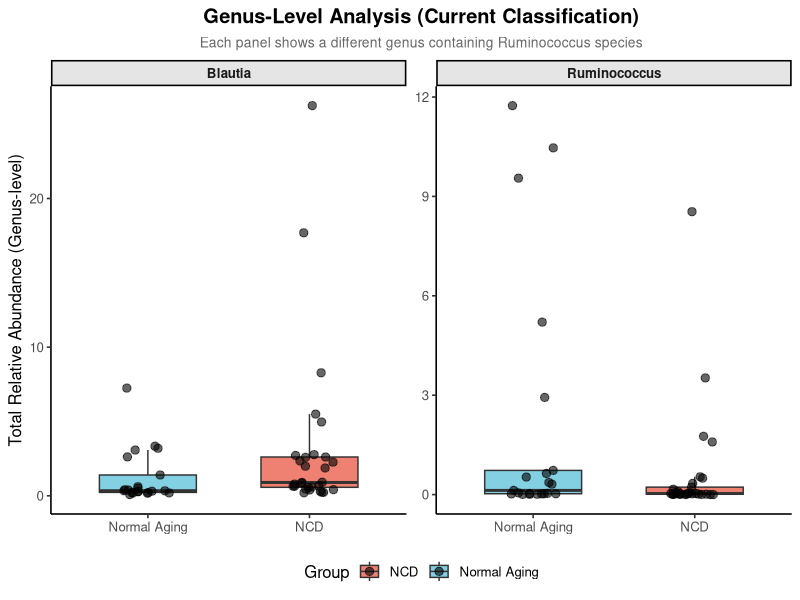
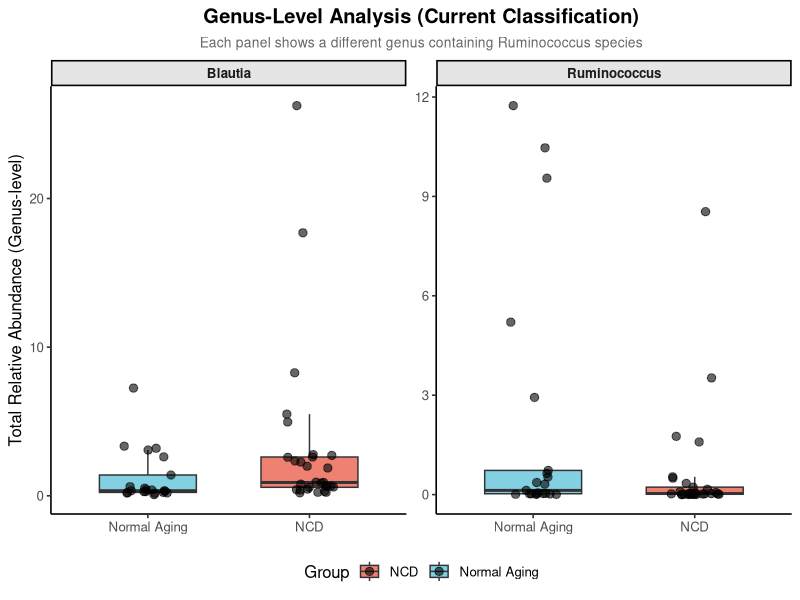
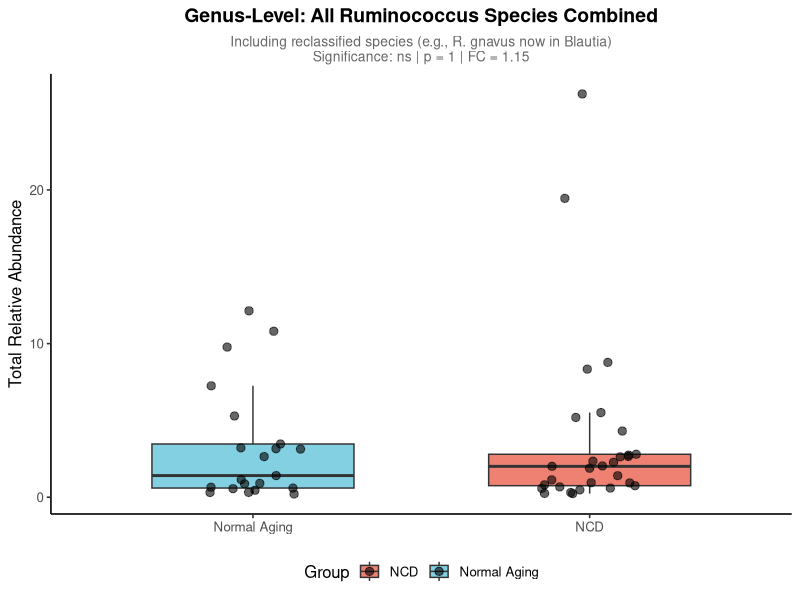
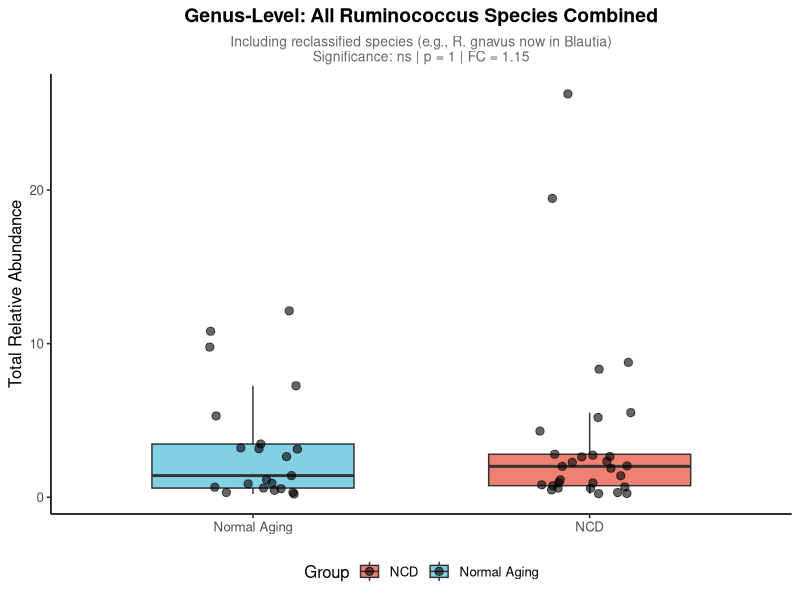
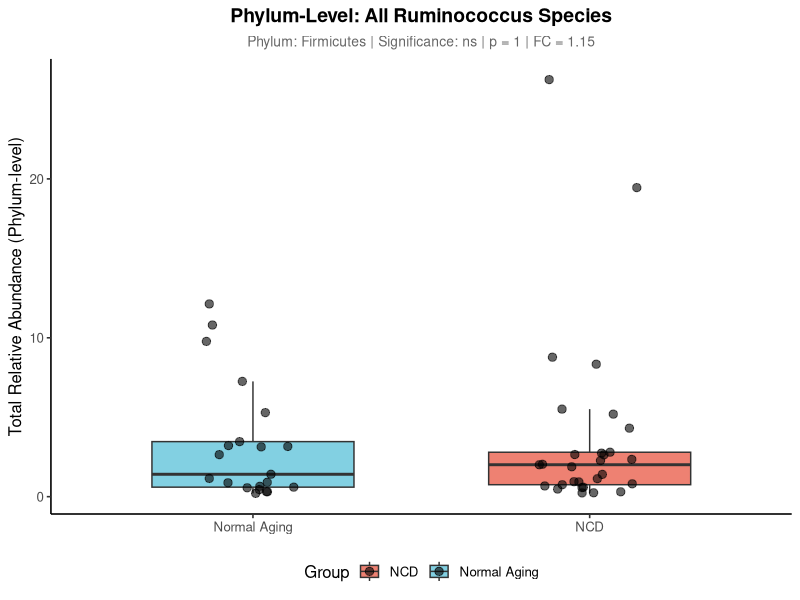
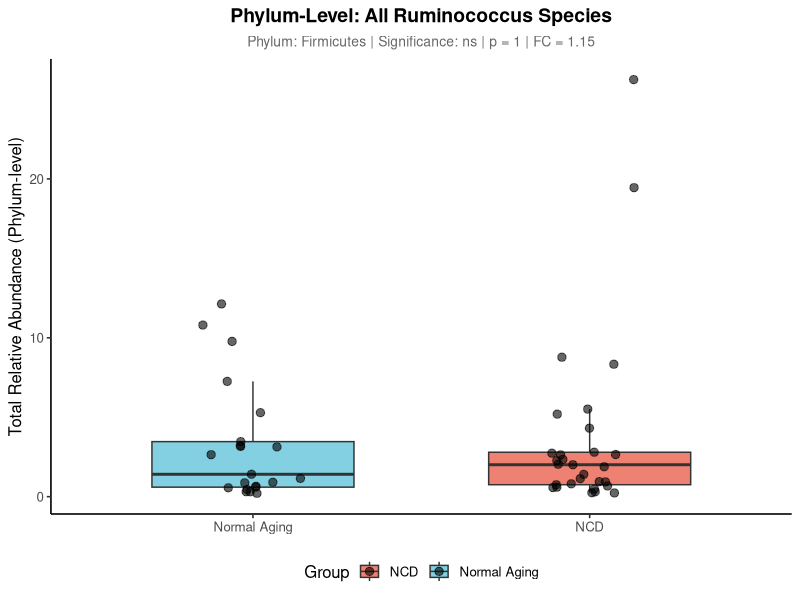
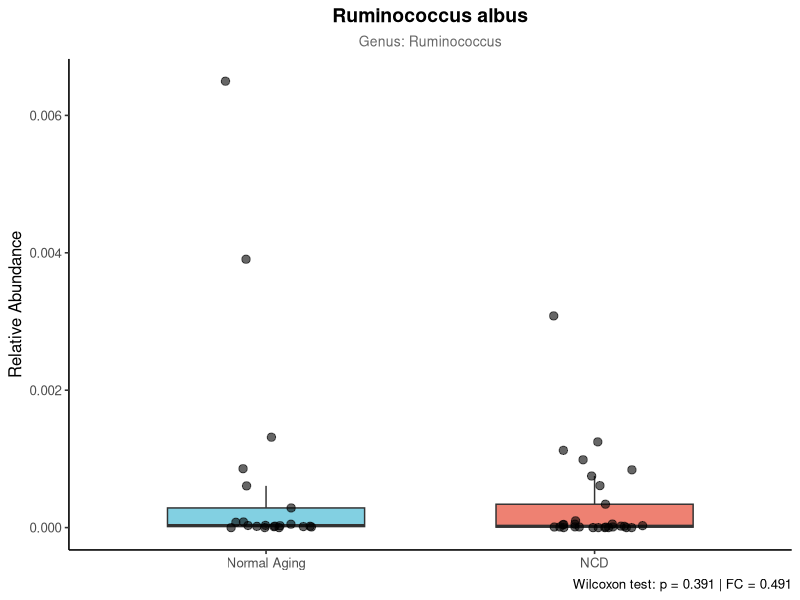
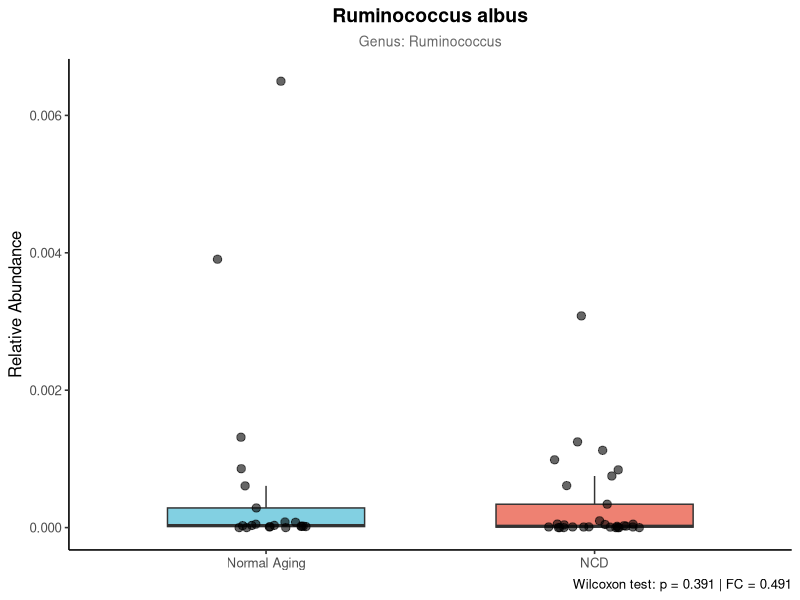

The R script that drew these images, in order: (Note: this script raises an error after producing the figures.)
## ---- chunk 1
# Ruminococcus Complete Multi-level Analysis
# 完整的门-属-种三级分析（包含重分类物种）
# Author: Analysis Script
# Date: 2025-10-21

# Load required libraries
library(readxl)
library(dplyr)
library(tidyr)
library(ggplot2)
library(ggpubr)
library(writexl)

# Set working directory
setwd("C:/Users/ASUS/Desktop/Gut")

# ============================================================================
# 1. Read and prepare data
# ============================================================================
cat("Reading microbiota data...\n")
microbiota_data <- read_excel("Gut microbiota.xlsx")

# Get sample names (exclude first column which contains taxonomy)
all_colnames <- colnames(microbiota_data)
sample_names <- all_colnames[-1]

# Create group labels
groups <- ifelse(grepl("Normal aging", sample_names), "Normal Aging", "NCD")

cat(paste("Total samples found:", length(sample_names), "\n"))
cat(paste("Normal Aging samples:", sum(groups == "Normal Aging"), "\n"))
cat(paste("NCD samples:", sum(groups == "NCD"), "\n"))

# ============================================================================
# 2. Extract Ruminococcus species (包含重新分类的物种)
# ============================================================================
cat("\nExtracting Ruminococcus data (including reclassified species)...\n")

taxa <- microbiota_data[[1]]

# 双重搜索：属级别 + 种级别
ruminococcus_idx <- unique(c(
  grep("g__Ruminococcus", taxa, ignore.case = TRUE),
  grep("s__Ruminococcus", taxa, ignore.case = TRUE)
))

if(length(ruminococcus_idx) == 0) {
  stop("No Ruminococcus species found in the data!")
}

cat(paste("Found", length(ruminococcus_idx), "Ruminococcus entries\n"))

# Extract data
ruminococcus_data <- microbiota_data[ruminococcus_idx, ]
ruminococcus_abundance <- ruminococcus_data[, -1]

# ============================================================================
# 3. Parse taxonomic information
# ============================================================================
cat("Parsing taxonomic information...\n")

parse_taxonomy <- function(tax_string) {
  parts <- strsplit(as.character(tax_string), "\\|")[[1]]
  
  phylum <- gsub("p__", "", parts[grep("p__", parts)])
  class <- gsub("c__", "", parts[grep("c__", parts)])
  order <- gsub("o__", "", parts[grep("o__", parts)])
  family <- gsub("f__", "", parts[grep("f__", parts)])
  genus <- gsub("g__", "", parts[grep("g__", parts)])
  species <- gsub("s__", "", parts[grep("s__", parts)])
  
  # 检测重新分类的物种
  reclassified <- FALSE
  original_genus <- "Ruminococcus"
  
  if(length(species) > 0 && length(genus) > 0) {
    if(grepl("Ruminococcus", species, ignore.case = TRUE) && 
       !grepl("Ruminococcus", genus, ignore.case = TRUE)) {
      reclassified <- TRUE
      species <- gsub(paste0(genus, "_"), "", species)
    } else {
      species <- gsub(paste0(genus, "_"), "", species)
    }
  }
  
  return(list(
    phylum = ifelse(length(phylum) > 0, phylum, "Unknown"),
    class = ifelse(length(class) > 0, class, "Unknown"),
    order = ifelse(length(order) > 0, order, "Unknown"),
    family = ifelse(length(family) > 0, family, "Unknown"),
    current_genus = ifelse(length(genus) > 0, genus, "Unknown"),
    species = ifelse(length(species) > 0, species, "Unknown"),
    reclassified = reclassified,
    original_genus = original_genus,
    full_name = tax_string
  ))
}

ruminococcus_taxa <- ruminococcus_data[[1]]
taxonomy_list <- lapply(ruminococcus_taxa, parse_taxonomy)

# ============================================================================
# 4. Prepare data for analysis
# ============================================================================
cat("Preparing data for statistical analysis...\n")

results_list <- list()

for(i in 1:nrow(ruminococcus_data)) {
  tax_info <- taxonomy_list[[i]]
  abundances <- as.numeric(ruminococcus_abundance[i, ])
  
  if(length(abundances) != length(sample_names)) {
    cat(paste("Warning: Row", i, "dimension mismatch\n"))
    next
  }
  
  # 创建显示名称
  display_name <- if(tax_info$reclassified) {
    paste0(tax_info$species, " [", tax_info$current_genus, "]")
  } else {
    tax_info$species
  }
  
  df <- data.frame(
    Sample = sample_names,
    Group = groups,
    Abundance = abundances,
    Phylum = tax_info$phylum,
    Class = tax_info$class,
    Order = tax_info$order,
    Family = tax_info$family,
    Current_genus = tax_info$current_genus,
    Original_genus = tax_info$original_genus,
    Species = tax_info$species,
    Display_name = display_name,
    Reclassified = tax_info$reclassified,
    Full_taxonomy = tax_info$full_name,
    stringsAsFactors = FALSE
  )
  
  results_list[[i]] <- df
}

all_data <- do.call(rbind, results_list)

cat(paste("\nTotal data rows:", nrow(all_data), "\n"))
cat(paste("Unique species:", length(unique(all_data$Species)), "\n"))
cat(paste("Reclassified species:", sum(unique(all_data$Reclassified)), "\n"))

# ============================================================================
# 5. Statistical test function
# ============================================================================

perform_stats <- function(data, group_var) {
  normal <- data$Abundance[data$Group == "Normal Aging"]
  ncd <- data$Abundance[data$Group == "NCD"]
  
  test_result <- wilcox.test(normal, ncd)
  
  stats <- data %>%
    group_by(Group) %>%
    summarise(
      Mean = mean(Abundance),
      SD = sd(Abundance),
      Median = median(Abundance),
      N = n(),
      .groups = 'drop'
    )
  
  mean_normal <- stats$Mean[stats$Group == "Normal Aging"]
  mean_ncd <- stats$Mean[stats$Group == "NCD"]
  fold_change <- if(mean_normal > 0) mean_ncd / mean_normal else NA
  log2_fc <- if(!is.na(fold_change)) log2(fold_change) else NA
  
  p_value <- test_result$p.value
  sig_label <- case_when(
    p_value < 0.001 ~ "***",
    p_value < 0.01 ~ "**",
    p_value < 0.05 ~ "*",
    TRUE ~ "ns"
  )
  
  return(list(
    stats = stats,
    p_value = p_value,
    sig_label = sig_label,
    fold_change = fold_change,
    log2_fold_change = log2_fc
  ))
}

# ============================================================================
# 6. SPECIES-LEVEL ANALYSIS (种级别分析)
# ============================================================================
cat("\n=== SPECIES-LEVEL ANALYSIS ===\n")

species_stats <- all_data %>%
  group_by(Phylum, Class, Order, Family, Current_genus, Original_genus,
           Species, Display_name, Reclassified, Full_taxonomy) %>%
  group_modify(~ {
    result <- perform_stats(.x, "Species")
    data.frame(
      Normal_Mean = result$stats$Mean[result$stats$Group == "Normal Aging"],
      Normal_SD = result$stats$SD[result$stats$Group == "Normal Aging"],
      Normal_Median = result$stats$Median[result$stats$Group == "Normal Aging"],
      NCD_Mean = result$stats$Mean[result$stats$Group == "NCD"],
      NCD_SD = result$stats$SD[result$stats$Group == "NCD"],
      NCD_Median = result$stats$Median[result$stats$Group == "NCD"],
      Fold_Change = result$fold_change,
      Log2_FC = result$log2_fold_change,
      P_value = result$p_value,
      Significance = result$sig_label
    )
  }) %>%
  arrange(P_value)

write.csv(species_stats, "Ruminococcus_SPECIES_statistics.csv", row.names = FALSE)

cat(paste("Significant species (p < 0.05):", sum(species_stats$P_value < 0.05), "\n"))

# ============================================================================
# 7. GENUS-LEVEL ANALYSIS (属级别分析 - 两种方式)
# ============================================================================
cat("\n=== GENUS-LEVEL ANALYSIS ===\n")

# 方式1: 按当前属分类（Current genus）
cat("7.1 Analysis by CURRENT genus classification...\n")
genus_current_data <- all_data %>%
  group_by(Sample, Group, Current_genus, Phylum) %>%
  summarise(Abundance = sum(Abundance), .groups = 'drop')

genus_current_stats <- genus_current_data %>%
  group_by(Current_genus, Phylum) %>%
  group_modify(~ {
    result <- perform_stats(.x, "Genus")
    data.frame(
      Normal_Mean = result$stats$Mean[result$stats$Group == "Normal Aging"],
      Normal_SD = result$stats$SD[result$stats$Group == "Normal Aging"],
      NCD_Mean = result$stats$Mean[result$stats$Group == "NCD"],
      NCD_SD = result$stats$SD[result$stats$Group == "NCD"],
      Fold_Change = result$fold_change,
      Log2_FC = result$log2_fold_change,
      P_value = result$p_value,
      Significance = result$sig_label
    )
  })

write.csv(genus_current_stats, "Ruminococcus_GENUS_current_statistics.csv", row.names = FALSE)

# 方式2: 按原始Ruminococcus概念汇总（所有相关物种）
cat("7.2 Analysis by ORIGINAL Ruminococcus concept (all species combined)...\n")
genus_original_data <- all_data %>%
  group_by(Sample, Group, Original_genus, Phylum) %>%
  summarise(Abundance = sum(Abundance), .groups = 'drop')

genus_original_stats <- genus_original_data %>%
  group_by(Original_genus, Phylum) %>%
  group_modify(~ {
    result <- perform_stats(.x, "Genus")
    data.frame(
      Normal_Mean = result$stats$Mean[result$stats$Group == "Normal Aging"],
      Normal_SD = result$stats$SD[result$stats$Group == "Normal Aging"],
      NCD_Mean = result$stats$Mean[result$stats$Group == "NCD"],
      NCD_SD = result$stats$SD[result$stats$Group == "NCD"],
      Fold_Change = result$fold_change,
      Log2_FC = result$log2_fold_change,
      P_value = result$p_value,
      Significance = result$sig_label
    )
  })

write.csv(genus_original_stats, "Ruminococcus_GENUS_original_statistics.csv", row.names = FALSE)

# 属级别可视化 - 当前分类
p_genus_current <- ggplot(genus_current_data, aes(x = Group, y = Abundance, fill = Group)) +
  geom_boxplot(alpha = 0.7, outlier.shape = NA, width = 0.6) +
  geom_jitter(width = 0.15, size = 2.5, alpha = 0.6) +
  facet_wrap(~ Current_genus, scales = "free_y") +
  scale_fill_manual(values = c("Normal Aging" = "#4DBBD5", "NCD" = "#E64B35")) +
  scale_x_discrete(limits = c("Normal Aging", "NCD")) +
  labs(
    title = "Genus-Level Analysis (Current Classification)",
    subtitle = "Each panel shows a different genus containing Ruminococcus species",
    x = NULL,
    y = "Total Relative Abundance (Genus-level)"
  ) +
  theme_classic(base_size = 12) +
  theme(
    plot.title = element_text(hjust = 0.5, face = "bold"),
    plot.subtitle = element_text(hjust = 0.5, size = 10, color = "gray40"),
    legend.position = "bottom",
    strip.background = element_rect(fill = "gray90"),
    strip.text = element_text(face = "bold")
  )

ggsave("Ruminococcus_GENUS_current_comparison.pdf", p_genus_current, 
       width = 10, height = 6, dpi = 300)
ggsave("Ruminococcus_GENUS_current_comparison.png", p_genus_current, 
       width = 10, height = 6, dpi = 300)

# 属级别可视化 - 原始概念（所有Ruminococcus汇总）
stats_genus_orig <- perform_stats(genus_original_data, "Genus")
y_max_g <- max(genus_original_data$Abundance) * 1.15
y_sig_g <- max(genus_original_data$Abundance) * 1.1

p_genus_original <- ggplot(genus_original_data, aes(x = Group, y = Abundance, fill = Group)) +
  geom_boxplot(alpha = 0.7, outlier.shape = NA, width = 0.6) +
  geom_jitter(width = 0.15, size = 2.5, alpha = 0.6) +
  scale_fill_manual(values = c("Normal Aging" = "#4DBBD5", "NCD" = "#E64B35")) +
  scale_x_discrete(limits = c("Normal Aging", "NCD")) +
  labs(
    title = "Genus-Level: All Ruminococcus Species Combined",
    subtitle = paste0("Including reclassified species (e.g., R. gnavus now in Blautia)\n",
                     "Significance: ", genus_original_stats$Significance,
                     " | p = ", format(genus_original_stats$P_value, digits = 3),
                     " | FC = ", format(genus_original_stats$Fold_Change, digits = 3)),
    x = NULL,
    y = "Total Relative Abundance"
  ) +
  theme_classic(base_size = 12) +
  theme(
    plot.title = element_text(hjust = 0.5, face = "bold", size = 14),
    plot.subtitle = element_text(hjust = 0.5, size = 10, color = "gray40"),
    legend.position = "bottom"
  )

if(stats_genus_orig$sig_label != "ns") {
  p_genus_original <- p_genus_original +
    geom_segment(aes(x = 1, xend = 2, y = y_sig_g, yend = y_sig_g), 
                 color = "black", linewidth = 0.5) +
    geom_segment(aes(x = 1, xend = 1, y = y_sig_g, yend = y_sig_g * 0.98), 
                 color = "black", linewidth = 0.5) +
    geom_segment(aes(x = 2, xend = 2, y = y_sig_g, yend = y_sig_g * 0.98), 
                 color = "black", linewidth = 0.5) +
    annotate("text", x = 1.5, y = y_max_g, label = stats_genus_orig$sig_label, 
             size = 8, fontface = "bold")
}

ggsave("Ruminococcus_GENUS_original_comparison.pdf", p_genus_original, 
       width = 8, height = 6, dpi = 300)
ggsave("Ruminococcus_GENUS_original_comparison.png", p_genus_original, 
       width = 8, height = 6, dpi = 300)

# ============================================================================
# 8. PHYLUM-LEVEL ANALYSIS (门级别分析)
# ============================================================================
cat("\n=== PHYLUM-LEVEL ANALYSIS ===\n")

phylum_data <- all_data %>%
  group_by(Sample, Group, Phylum) %>%
  summarise(Abundance = sum(Abundance), .groups = 'drop')

phylum_stats <- phylum_data %>%
  group_by(Phylum) %>%
  group_modify(~ {
    result <- perform_stats(.x, "Phylum")
    data.frame(
      Normal_Mean = result$stats$Mean[result$stats$Group == "Normal Aging"],
      Normal_SD = result$stats$SD[result$stats$Group == "Normal Aging"],
      NCD_Mean = result$stats$Mean[result$stats$Group == "NCD"],
      NCD_SD = result$stats$SD[result$stats$Group == "NCD"],
      Fold_Change = result$fold_change,
      Log2_FC = result$log2_fold_change,
      P_value = result$p_value,
      Significance = result$sig_label
    )
  })

write.csv(phylum_stats, "Ruminococcus_PHYLUM_statistics.csv", row.names = FALSE)

# 门级别可视化
stats_phylum <- perform_stats(phylum_data, "Phylum")
y_max_p <- max(phylum_data$Abundance) * 1.15
y_sig_p <- max(phylum_data$Abundance) * 1.1

p_phylum <- ggplot(phylum_data, aes(x = Group, y = Abundance, fill = Group)) +
  geom_boxplot(alpha = 0.7, outlier.shape = NA, width = 0.6) +
  geom_jitter(width = 0.15, size = 2.5, alpha = 0.6) +
  scale_fill_manual(values = c("Normal Aging" = "#4DBBD5", "NCD" = "#E64B35")) +
  scale_x_discrete(limits = c("Normal Aging", "NCD")) +
  labs(
    title = "Phylum-Level: All Ruminococcus Species",
    subtitle = paste0("Phylum: ", unique(phylum_data$Phylum), 
                     " | Significance: ", phylum_stats$Significance,
                     " | p = ", format(phylum_stats$P_value, digits = 3),
                     " | FC = ", format(phylum_stats$Fold_Change, digits = 3)),
    x = NULL,
    y = "Total Relative Abundance (Phylum-level)"
  ) +
  theme_classic(base_size = 12) +
  theme(
    plot.title = element_text(hjust = 0.5, face = "bold", size = 14),
    plot.subtitle = element_text(hjust = 0.5, size = 10, color = "gray40"),
    legend.position = "bottom"
  )

if(stats_phylum$sig_label != "ns") {
  p_phylum <- p_phylum +
    geom_segment(aes(x = 1, xend = 2, y = y_sig_p, yend = y_sig_p), 
                 color = "black", linewidth = 0.5) +
    geom_segment(aes(x = 1, xend = 1, y = y_sig_p, yend = y_sig_p * 0.98), 
                 color = "black", linewidth = 0.5) +
    geom_segment(aes(x = 2, xend = 2, y = y_sig_p, yend = y_sig_p * 0.98), 
                 color = "black", linewidth = 0.5) +
    annotate("text", x = 1.5, y = y_max_p, label = stats_phylum$sig_label, 
             size = 8, fontface = "bold")
}

ggsave("Ruminococcus_PHYLUM_comparison.pdf", p_phylum, 
       width = 8, height = 6, dpi = 300)
ggsave("Ruminococcus_PHYLUM_comparison.png", p_phylum, 
       width = 8, height = 6, dpi = 300)

# ============================================================================
# 9. Species-level individual plots
# ============================================================================
cat("\n=== Creating individual species plots ===\n")

unique_species_data <- all_data %>%
  distinct(Species, Display_name, .keep_all = TRUE)

for(i in 1:nrow(unique_species_data)) {
  species <- unique_species_data$Species[i]
  display <- unique_species_data$Display_name[i]
  
  plot_data <- all_data %>% filter(Species == species)
  stats <- perform_stats(plot_data, species)
  
  y_max <- max(plot_data$Abundance) * 1.15
  y_sig <- max(plot_data$Abundance) * 1.1
  
  subtitle_text <- if(unique(plot_data$Reclassified)) {
    paste0("Current genus: ", unique(plot_data$Current_genus), 
           " (Originally: Ruminococcus)")
  } else {
    paste("Genus:", unique(plot_data$Current_genus))
  }
  
  p <- ggplot(plot_data, aes(x = Group, y = Abundance, fill = Group)) +
    geom_boxplot(alpha = 0.7, outlier.shape = NA, width = 0.6) +
    geom_jitter(width = 0.15, size = 2.5, alpha = 0.6) +
    scale_fill_manual(values = c("Normal Aging" = "#4DBBD5", "NCD" = "#E64B35")) +
    scale_x_discrete(limits = c("Normal Aging", "NCD")) +
    labs(
      title = display,
      subtitle = subtitle_text,
      x = NULL,
      y = "Relative Abundance",
      caption = paste0("Wilcoxon test: p = ", format(stats$p_value, digits = 3),
                      " | FC = ", format(stats$fold_change, digits = 3))
    ) +
    theme_classic(base_size = 12) +
    theme(
      plot.title = element_text(hjust = 0.5, face = "bold", size = 14),
      plot.subtitle = element_text(hjust = 0.5, size = 10, color = "gray40"),
      legend.position = "none"
    )
  
  if(stats$sig_label != "ns") {
    p <- p +
      geom_segment(aes(x = 1, xend = 2, y = y_sig, yend = y_sig), 
                   color = "black", linewidth = 0.5) +
      geom_segment(aes(x = 1, xend = 1, y = y_sig, yend = y_sig * 0.98), 
                   color = "black", linewidth = 0.5) +
      geom_segment(aes(x = 2, xend = 2, y = y_sig, yend = y_sig * 0.98), 
                   color = "black", linewidth = 0.5) +
      annotate("text", x = 1.5, y = y_max, label = stats$sig_label, 
               size = 6, fontface = "bold")
  }
  
  safe_name <- gsub("[^A-Za-z0-9_]", "_", display)
  ggsave(paste0("Species_", safe_name, ".pdf"), p, width = 8, height = 6, dpi = 300)
  ggsave(paste0("Species_", safe_name, ".png"), p, width = 8, height = 6, dpi = 300)
}

# ============================================================================
# 10. Combined species overview
# ============================================================================
cat("Creating combined species overview...\n")

plot_summary <- all_data %>%
  left_join(species_stats %>% select(Species, P_value, Significance), by = "Species") %>%
  mutate(Species_label = paste(Display_name, Significance, sep = "\n"))

p_combined <- ggplot(plot_summary, aes(x = Group, y = Abundance, fill = Group)) +
  geom_boxplot(alpha = 0.7, outlier.shape = NA, width = 0.6) +
  geom_jitter(width = 0.15, size = 1, alpha = 0.5) +
  facet_wrap(~ Species_label, scales = "free_y", ncol = 3) +
  scale_fill_manual(values = c("Normal Aging" = "#4DBBD5", "NCD" = "#E64B35")) +
  scale_x_discrete(limits = c("Normal Aging", "NCD")) +
  labs(
    title = "All Ruminococcus Species: Normal Aging vs NCD",
    subtitle = "*** p<0.001 | ** p<0.01 | * p<0.05 | ns = not significant",
    x = "Group",
    y = "Relative Abundance"
  ) +
  theme_bw(base_size = 10) +
  theme(
    plot.title = element_text(hjust = 0.5, face = "bold"),
    strip.background = element_rect(fill = "gray90"),
    strip.text = element_text(face = "bold", size = 8),
    axis.text.x = element_text(angle = 45, hjust = 1)
  )

ggsave("Species_combined_overview.pdf", p_combined, width = 14, height = 10, dpi = 300)
ggsave("Species_combined_overview.png", p_combined, width = 14, height = 10, dpi = 300)

# ============================================================================
# 11. SUMMARY REPORT
# ============================================================================
cat("\n\n")
cat("╔════════════════════════════════════════════════════════════════╗\n")
cat("║          RUMINOCOCCUS MULTI-LEVEL ANALYSIS COMPLETE           ║\n")
cat("╚════════════════════════════════════════════════════════════════╝\n\n")

cat("📊 SAMPLE INFORMATION:\n")
cat(sprintf("   Total samples: %d\n", length(sample_names)))
cat(sprintf("   - Normal Aging: %d\n", sum(groups == "Normal Aging")))
cat(sprintf("   - NCD: %d\n", sum(groups == "NCD")))

cat("\n🦠 TAXONOMIC COVERAGE:\n")
cat(sprintf("   Species analyzed: %d\n", length(unique(all_data$Species))))
cat(sprintf("   - Traditional Ruminococcus genus: %d\n", 
            sum(!unique_species_data$Reclassified)))
cat(sprintf("   - Reclassified species: %d\n", 
            sum(unique_species_data$Reclassified)))

cat("\n📈 SIGNIFICANT FINDINGS:\n")
cat(sprintf("   [SPECIES-level] p < 0.05: %d/%d species\n", 
            sum(species_stats$P_value < 0.05), nrow(species_stats)))
cat(sprintf("   [GENUS-level] p < 0.05: %d/%d genera\n", 
            sum(genus_current_stats$P_value < 0.05), nrow(genus_current_stats)))
cat(sprintf("   [PHYLUM-level] p < 0.05: %d/%d phyla\n", 
            sum(phylum_stats$P_value < 0.05), nrow(phylum_stats)))

cat("\n📁 OUTPUT FILES GENERATED:\n")
cat("   CSV Statistics:\n")
cat("   ✓ Ruminococcus_SPECIES_statistics.csv\n")
cat("   ✓ Ruminococcus_GENUS_current_statistics.csv\n")
cat("   ✓ Ruminococcus_GENUS_original_statistics.csv\n")
cat("   ✓ Ruminococcus_PHYLUM_statistics.csv\n")
cat("\n   Visualizations:\n")
cat("   ✓ Species_*.pdf/png (individual species plots)\n")
cat("   ✓ Species_combined_overview.pdf/png\n")
cat("   ✓ Ruminococcus_GENUS_*.pdf/png\n")
cat("   ✓ Ruminococcus_PHYLUM_*.pdf/png\n")

cat("\n📍 Location: C:/Users/ASUS/Desktop/Gut\n")
cat("\n════════════════════════════════════════════════════════════════\n")

# Print detailed statistics
cat("\n📋 DETAILED STATISTICS:\n\n")
cat("SPECIES-LEVEL (Top significant):\n")
print(species_stats %>% filter(P_value < 0.05) %>% 
        select(Display_name, Normal_Mean, NCD_Mean, Fold_Change, P_value, Significance))

cat("\n\nGENUS-LEVEL (Current classification):\n")
print(genus_current_stats)

cat("\n\nGENUS-LEVEL (Original Ruminococcus concept):\n")
print(genus_original_stats)

cat("\n\nPHYLUM-LEVEL:\n")
print(phylum_stats)
